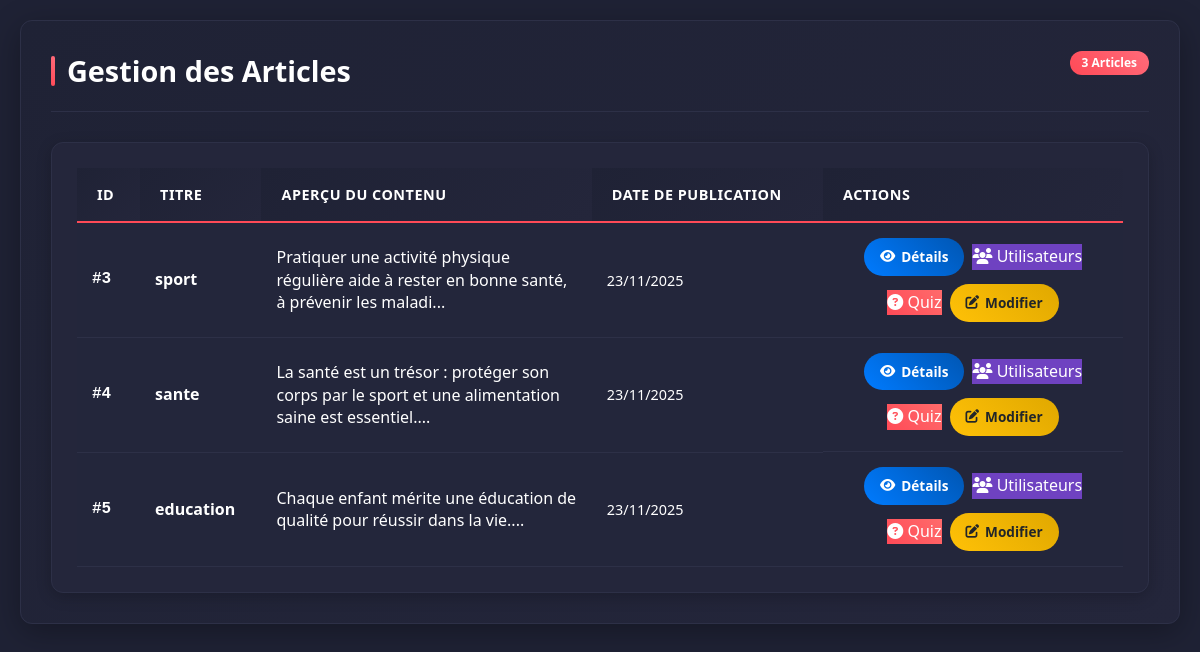
/view/backoffice/quiz/listeArticle.php, run on the app's committed database.
### tables this page shows
CREATE TABLE `article` (
  `id_article` int(11) NOT NULL,
  `titre` varchar(255) NOT NULL,
  `contenu` text NOT NULL,
  `date_publication` date NOT NULL
);

### controller/QuizController.php (called while the page is built, shortened)
<?php
class QuizController {
    public function listArticle() {
        $sql = "SELECT * FROM article";
        $db = config::getConnexion();
        try {
            $list = $db->query($sql);
            return $list;
        } catch (Exception $e) {
            die('Error:' . $e->getMessage());
        }
    }
    public function getArticlesCount() {
        return $this->getTableCount('article');
    }
    private function getTableCount($tableName) {
        try {
            $db = config::getConnexion();
            $allowedTables = ['article', 'quiz'];
            $stmt = $db->query("SELECT COUNT(*) as total FROM " . $tableName);
            $result = $stmt->fetch();
            return $result['total'] ?? 0;
        } catch (Exception $e) {
            error_log("Erreur QuizController - {$tableName}: " . $e->getMessage());
            return 0;
        }
    }
}
?>

### view/backoffice/quiz/listeArticle.php (the view, shortened to what this page needs)
<?php
include_once __DIR__ . '/../../../Controller/QuizController.php';
$quizController = new QuizController();
$articlesResult = $quizController->listArticle();
$count_articles = $quizController->getArticlesCount();?>
<!DOCTYPE html>
<html lang="fr">
<head>
    <link rel="stylesheet" href="../assets/css/bootstrap.min.css" />
    <link rel="stylesheet" href="../assets/css/all.css" />
    <link rel="stylesheet" href="../assets/css/listearticlee.css">
    <link rel="stylesheet" href="../assets/css/custom-backoffice.css">
    <link rel="stylesheet" href="https://cdnjs.cloudflare.com/ajax/libs/font-awesome/6.5.0/css/all.min.css">
</head>
<body>
        <div class="container">
            <section class="content-section" id="articles-section">
                <div class="section-header">
                    <h2>Gestion des Articles</h2>
                    <p class="badge"><?php echo $count_articles; ?> articles</p>
                </div>
                <div class="table-container">
                    <table class="data-table">
                        <tr>
                            <th>ID</th>
                            <th>Titre</th>
                            <th>Aperçu du Contenu</th>
                            <th>Date de Publication</th>
                            <th class="actions-header">Actions</th>
                        </tr>
                        <?php foreach($articlesResult as $article) {?>
                        <tr>
                            <td class="id-cell">#<?php echo $article['id_article']; ?></td>
                            <td class="title-cell"><?php echo htmlspecialchars($article['titre']); ?></td>
                            <td class="content-cell"><?php echo htmlspecialchars(substr($article['contenu'], 0, 100)) . '...'; ?></td>
                            <td class="date-cell"><?php echo date('d/m/Y', strtotime($article['date_publication'])); ?></td>
                            <td class="actions-cell">
                                <a href="detailArticle.php?id=<?php echo $article['id_article']; ?>" class="btn-action btn-view">
                                    <i class="fas fa-eye"></i> Détails
                                </a>
    <a href="histr_user.php?id=<?php echo $article['id_article']; ?>" class="btn-action" style="background: #6f42c1; color: white;">
        <i class="fas fa-users"></i> Utilisateurs
    </a>
                                <a href="quizArticle.php?id=<?php echo $article['id_article']; ?>" class="btn-action btn-quiz">
                                    <i class="fas fa-question-circle"></i> Quiz
                                </a>
                                <a href="updateArticle.php?id=<?php echo $article['id_article']; ?>" class="btn-action btn-edit">
                                    <i class="fas fa-edit"></i> Modifier
                                </a>
                            </td>
                        </tr>
                        <?php }?>
                    </table>
            </section>
</body>
</html>

### view/backoffice/assets/css/all.css (style rules this page uses)
.fa, .fas, .far, .fal, .fab { -moz-osx-font-smoothing: grayscale; -webkit-font-smoothing: antialiased; display: inline-block; font-style: normal; font-variant: normal; text-rendering: auto; line-height: 1; }
.fa-edit:before { content: "\f044"; }
.fa-eye:before { content: "\f06e"; }
.fa-question-circle:before { content: "\f059"; }
.fa-users:before { content: "\f0c0"; }
.fa, .fas { font-family: 'Font Awesome 5 Free'; font-weight: 900; }

### view/backoffice/assets/css/custom-backoffice.css (style rules this page uses)
:root { --primary-color: #ff4a57; --primary-light: #ff6b7a; --secondary-color: #1f2235; --accent-color: #24263b; --text-color: #ffffff; --text-muted: #b0b3c1; --sidebar-width: 250px; --success: #28a745; --warning: #ffc107; --danger: #dc3545; --info: #17a2b8; --border-color: #2d3047; }
body { background-color: var(--secondary-color); color: var(--text-color); font-family: 'Segoe UI', Tahoma, Geneva, Verdana, sans-serif; margin: 0; padding: 0; }
.btn-view, .btn-edit, .btn-delete { padding: 8px 16px; border-radius: 20px; font-size: 0.85rem; font-weight: 600; text-decoration: none; display: inline-flex; align-items: center; gap: 6px; border: none; transition: all 0.3s; }
.btn-view { background: linear-gradient(45deg, #007bff, #0056b3); color: white; }
.btn-edit { background: linear-gradient(45deg, #ffc107, #e0a800); color: #212529; }
.table-container { padding: 25px; border-radius: 12px; background: var(--accent-color); box-shadow: 0 4px 15px rgba(0, 0, 0, 0.2); }
.badge { border-radius: 15px; padding: 6px 12px; font-size: 0.75rem; font-weight: 600; display: inline-block; text-transform: capitalize; }
.container { max-width: 1200px; margin: 0 auto; padding: 0 15px; }

### view/backoffice/quiz/listeArticle.php (style rules this page uses)
:root { --primary-color: #ff4a57; --secondary-color: #1f2235; --accent-color: #24263b; --text-color: #ffffff; --success-color: #28a745; --warning-color: #ffc107; --info-color: #17a2b8; --border-color: #2d3047; --danger-color: #dc3545; --dark-color: #15172b; --light-color: #f8f9fa; --gray-color: #6c757d; --text-muted: #8a8da5; --transition: all 0.3s ease; --border-radius: 12px; --box-shadow: 0 8px 32px rgba(0, 0, 0, 0.3); }
body { background: var(--secondary-color); color: var(--text-color); font-family: 'Segoe UI', Tahoma, Geneva, Verdana, sans-serif; }
.container { max-width: 1200px; margin: 0 auto; padding: 20px; }
.btn-quiz { background: linear-gradient(45deg, var(--primary-color), #ff6b6b); color: white; }
.btn-edit { background: linear-gradient(45deg, #ffc107, #e0a800); color: #212529; }

### data on the page
article: id_article "3", titre "sport", contenu "Pratiquer une activité physique régulière aide à rester en bonne santé, à prévenir les maladi", date_publication "23/11/2025"
article: id_article "4", titre "sante", contenu "La santé est un trésor : protéger son corps par le sport et une alimentation saine est essentiel.", date_publication "23/11/2025"
article: id_article "5", titre "education", contenu "Chaque enfant mérite une éducation de qualité pour réussir dans la vie.", date_publication "23/11/2025"

### other printed values
$count_articles "3"
